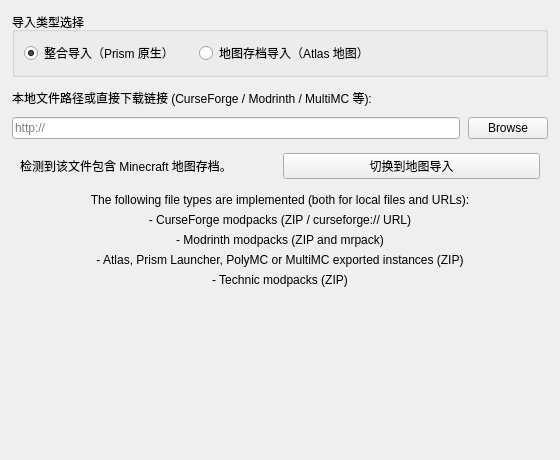
<?xml version="1.0" encoding="UTF-8"?>
<ui version="4.0">
 <class>ImportPage</class>
 <widget class="QWidget" name="ImportPage">
  <property name="geometry">
   <rect>
    <x>0</x>
    <y>0</y>
    <width>560</width>
    <height>460</height>
   </rect>
  </property>
  <layout class="QVBoxLayout" name="mainVerticalLayout">
   <property name="spacing">
    <number>12</number>
   </property>
   <property name="leftMargin">
    <number>12</number>
   </property>
   <property name="topMargin">
    <number>12</number>
   </property>
   <property name="rightMargin">
    <number>12</number>
   </property>
   <property name="bottomMargin">
    <number>12</number>
   </property>
   <item>
    <widget class="QGroupBox" name="modeGroupBox">
     <property name="title">
      <string>导入类型选择</string>
     </property>
     <layout class="QHBoxLayout" name="modeLayout">
      <property name="spacing">
       <number>20</number>
      </property>
      <item>
       <widget class="QRadioButton" name="radioModpack">
        <property name="text">
         <string>整合导入（Prism 原生）</string>
        </property>
        <property name="checked">
         <bool>true</bool>
        </property>
       </widget>
      </item>
      <item>
       <widget class="QRadioButton" name="radioMap">
        <property name="text">
         <string>地图存档导入（Atlas 地图）</string>
        </property>
       </widget>
      </item>
      <item>
       <spacer name="modeSpacer">
        <property name="orientation">
         <enum>Qt::Horizontal</enum>
        </property>
        <property name="sizeHint" stdset="0">
         <size>
          <width>40</width>
          <height>20</height>
         </size>
        </property>
       </spacer>
      </item>
     </layout>
    </widget>
   </item>
   <item>
    <widget class="QStackedWidget" name="stackedWidget">
     <property name="currentIndex">
      <number>0</number>
     </property>
     <widget class="QWidget" name="pageModpack">
      <layout class="QVBoxLayout" name="modpackLayout">
       <property name="spacing">
        <number>10</number>
       </property>
       <property name="leftMargin">
        <number>0</number>
       </property>
       <property name="topMargin">
        <number>0</number>
       </property>
       <property name="rightMargin">
        <number>0</number>
       </property>
       <property name="bottomMargin">
        <number>0</number>
       </property>
       <item>
        <widget class="QLabel" name="modpackLabel">
         <property name="text">
          <string>本地文件路径或直接下载链接 (CurseForge / Modrinth / MultiMC 等):</string>
         </property>
        </widget>
       </item>
       <item>
        <layout class="QHBoxLayout" name="modpackInputLayout">
         <property name="spacing">
          <number>8</number>
         </property>
         <item>
          <widget class="QLineEdit" name="modpackEdit">
           <property name="placeholderText">
            <string notr="true">http://</string>
           </property>
          </widget>
         </item>
         <item>
          <widget class="QPushButton" name="modpackBtn">
           <property name="text">
            <string>Browse</string>
           </property>
          </widget>
         </item>
        </layout>
       </item>
       <item>
        <widget class="QWidget" name="modpackHintWidget">
         <property name="visible">
          <bool>false</bool>
         </property>
         <layout class="QHBoxLayout" name="modpackHintLayout">
          <property name="leftMargin">
           <number>8</number>
          </property>
          <property name="topMargin">
           <number>4</number>
          </property>
          <property name="rightMargin">
           <number>8</number>
          </property>
          <property name="bottomMargin">
           <number>4</number>
          </property>
          <item>
           <widget class="QLabel" name="modpackHintLabel">
            <property name="text">
             <string>检测到该文件包含 Minecraft 地图存档。</string>
            </property>
            <property name="wordWrap">
             <bool>true</bool>
            </property>
           </widget>
          </item>
          <item>
           <widget class="QPushButton" name="btnSwitchToMap">
            <property name="text">
             <string>切换到地图导入</string>
            </property>
           </widget>
          </item>
         </layout>
        </widget>
       </item>
       <item>
        <layout class="QVBoxLayout" name="verticalLayout">
         <property name="spacing">
          <number>6</number>
         </property>
         <item>
          <widget class="QLabel" name="label">
           <property name="text">
            <string>The following file types are implemented (both for local files and URLs):</string>
           </property>
           <property name="alignment">
            <set>Qt::AlignCenter</set>
           </property>
          </widget>
         </item>
         <item>
          <widget class="QLabel" name="label_5">
           <property name="text">
            <string>- CurseForge modpacks (ZIP / curseforge:// URL)</string>
           </property>
           <property name="alignment">
            <set>Qt::AlignCenter</set>
           </property>
          </widget>
         </item>
         <item>
          <widget class="QLabel" name="label_3">
           <property name="text">
            <string>- Modrinth modpacks (ZIP and mrpack)</string>
           </property>
           <property name="alignment">
            <set>Qt::AlignCenter</set>
           </property>
          </widget>
         </item>
         <item>
          <widget class="QLabel" name="label_2">
           <property name="text">
            <string>- Atlas, Prism Launcher, PolyMC or MultiMC exported instances (ZIP)</string>
           </property>
           <property name="alignment">
            <set>Qt::AlignCenter</set>
           </property>
          </widget>
         </item>
         <item>
          <widget class="QLabel" name="label_4">
           <property name="text">
            <string>- Technic modpacks (ZIP)</string>
           </property>
           <property name="alignment">
            <set>Qt::AlignCenter</set>
           </property>
          </widget>
         </item>
        </layout>
       </item>
       <item>
        <spacer name="modpackSpacer">
         <property name="orientation">
          <enum>Qt::Vertical</enum>
         </property>
         <property name="sizeHint" stdset="0">
          <size>
           <width>20</width>
           <height>40</height>
          </size>
         </property>
        </spacer>
       </item>
      </layout>
     </widget>
     <widget class="QWidget" name="pageMap">
      <layout class="QVBoxLayout" name="mapLayout">
       <property name="spacing">
        <number>10</number>
       </property>
       <property name="leftMargin">
        <number>0</number>
       </property>
       <property name="topMargin">
        <number>0</number>
       </property>
       <property name="rightMargin">
        <number>0</number>
       </property>
       <property name="bottomMargin">
        <number>0</number>
       </property>
       <item>
        <widget class="QLabel" name="mapLabel">
         <property name="text">
          <string>选择本地 Minecraft 地图压缩包 (*.zip, *.rar, *.7z, *.tar, *.gz, *.mcworld):</string>
         </property>
        </widget>
       </item>
       <item>
        <layout class="QHBoxLayout" name="mapInputLayout">
         <property name="spacing">
          <number>8</number>
         </property>
         <item>
          <widget class="QLineEdit" name="mapEdit">
           <property name="placeholderText">
            <string>选择或拖入地图压缩包文件...</string>
           </property>
          </widget>
         </item>
         <item>
          <widget class="QPushButton" name="mapBtn">
           <property name="text">
            <string>Browse</string>
           </property>
          </widget>
         </item>
        </layout>
       </item>
       <item>
        <widget class="QWidget" name="mapHintWidget">
         <property name="visible">
          <bool>false</bool>
         </property>
         <layout class="QHBoxLayout" name="mapHintLayout">
          <property name="leftMargin">
           <number>8</number>
          </property>
          <property name="topMargin">
           <number>4</number>
          </property>
          <property name="rightMargin">
           <number>8</number>
          </property>
          <property name="bottomMargin">
           <number>4</number>
          </property>
          <item>
           <widget class="QLabel" name="mapHintLabel">
            <property name="text">
             <string>检测到该文件包含整合配置文件。</string>
            </property>
            <property name="wordWrap">
             <bool>true</bool>
            </property>
           </widget>
          </item>
          <item>
           <widget class="QPushButton" name="btnSwitchToModpack">
            <property name="text">
             <string>切换到整合导入</string>
            </property>
           </widget>
          </item>
         </layout>
        </widget>
       </item>
       <item>
        <widget class="QFrame" name="mapCardFrame">
         <property name="frameShape">
          <enum>QFrame::StyledPanel</enum>
         </property>
         <property name="frameShadow">
          <enum>QFrame::Raised</enum>
         </property>
         <layout class="QVBoxLayout" name="mapCardLayout">
          <property name="spacing">
           <number>8</number>
          </property>
          <item>
           <widget class="QLabel" name="mapTitleLabel">
            <property name="font">
             <font>
              <bold>true</bold>
             </font>
            </property>
            <property name="text">
             <string>已就绪的地图信息</string>
            </property>
           </widget>
          </item>
          <item>
           <layout class="QFormLayout" name="mapFormLayout">
            <property name="horizontalSpacing">
             <number>12</number>
            </property>
            <property name="verticalSpacing">
             <number>6</number>
            </property>
            <item row="0" column="0">
             <widget class="QLabel" name="label_wName">
              <property name="text">
               <string>地图名称:</string>
              </property>
             </widget>
            </item>
            <item row="0" column="1">
             <widget class="QLabel" name="mapNameLabel">
              <property name="text">
               <string>-</string>
              </property>
             </widget>
            </item>
            <item row="1" column="0">
             <widget class="QLabel" name="label_wFolder">
              <property name="text">
               <string>世界目录:</string>
              </property>
             </widget>
            </item>
            <item row="1" column="1">
             <widget class="QLabel" name="mapFolderLabel">
              <property name="text">
               <string>-</string>
              </property>
             </widget>
            </item>
            <item row="2" column="0">
             <widget class="QLabel" name="label_wVer">
              <property name="text">
               <string>推荐版本:</string>
              </property>
             </widget>
            </item>
            <item row="2" column="1">
             <widget class="QLabel" name="mapVersionLabel">
              <property name="text">
               <string>-</string>
              </property>
             </widget>
            </item>
            <item row="3" column="0">
             <widget class="QLabel" name="label_wRes">
              <property name="text">
               <string>内置资源:</string>
              </property>
             </widget>
            </item>
            <item row="3" column="1">
             <widget class="QLabel" name="mapResourcesLabel">
              <property name="text">
               <string>-</string>
              </property>
             </widget>
            </item>
           </layout>
          </item>
          <item>
           <layout class="QHBoxLayout" name="mapOptionsButtonLayout">
            <item>
             <spacer name="optionsSpacer">
              <property name="orientation">
               <enum>Qt::Horizontal</enum>
              </property>
              <property name="sizeHint" stdset="0">
               <size>
                <width>40</width>
                <height>20</height>
               </size>
              </property>
             </spacer>
            </item>
            <item>
             <widget class="QPushButton" name="btnMapOptions">
              <property name="text">
               <string>⚙️ 调整地图导入选项...</string>
              </property>
             </widget>
            </item>
           </layout>
          </item>
         </layout>
        </widget>
       </item>
       <item>
        <spacer name="mapSpacer">
         <property name="orientation">
          <enum>Qt::Vertical</enum>
         </property>
         <property name="sizeHint" stdset="0">
          <size>
           <width>20</width>
           <height>40</height>
          </size>
         </property>
        </spacer>
       </item>
      </layout>
     </widget>
    </widget>
   </item>
  </layout>
 </widget>
 <resources/>
 <connections/>
</ui>
